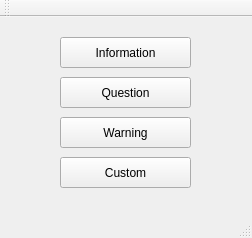
<?xml version="1.0" encoding="UTF-8"?>
<ui version="4.0">
 <class>MainWindow</class>
 <widget class="QMainWindow" name="MainWindow">
  <property name="geometry">
   <rect>
    <x>0</x>
    <y>0</y>
    <width>252</width>
    <height>238</height>
   </rect>
  </property>
  <property name="windowTitle">
   <string>MainWindow</string>
  </property>
  <widget class="QWidget" name="centralWidget">
   <widget class="QPushButton" name="pushButton">
    <property name="geometry">
     <rect>
      <x>60</x>
      <y>20</y>
      <width>131</width>
      <height>31</height>
     </rect>
    </property>
    <property name="text">
     <string>Information</string>
    </property>
   </widget>
   <widget class="QPushButton" name="pushButton_2">
    <property name="geometry">
     <rect>
      <x>60</x>
      <y>60</y>
      <width>131</width>
      <height>31</height>
     </rect>
    </property>
    <property name="text">
     <string>Question</string>
    </property>
   </widget>
   <widget class="QPushButton" name="pushButton_3">
    <property name="geometry">
     <rect>
      <x>60</x>
      <y>100</y>
      <width>131</width>
      <height>31</height>
     </rect>
    </property>
    <property name="text">
     <string>Warning</string>
    </property>
   </widget>
   <widget class="QPushButton" name="pushButton_4">
    <property name="geometry">
     <rect>
      <x>60</x>
      <y>140</y>
      <width>131</width>
      <height>31</height>
     </rect>
    </property>
    <property name="text">
     <string>Custom</string>
    </property>
   </widget>
  </widget>
  <widget class="QMenuBar" name="menuBar">
   <property name="geometry">
    <rect>
     <x>0</x>
     <y>0</y>
     <width>252</width>
     <height>25</height>
    </rect>
   </property>
  </widget>
  <widget class="QToolBar" name="mainToolBar">
   <attribute name="toolBarArea">
    <enum>TopToolBarArea</enum>
   </attribute>
   <attribute name="toolBarBreak">
    <bool>false</bool>
   </attribute>
  </widget>
  <widget class="QStatusBar" name="statusBar"/>
 </widget>
 <layoutdefault spacing="6" margin="11"/>
 <resources/>
 <connections/>
</ui>
